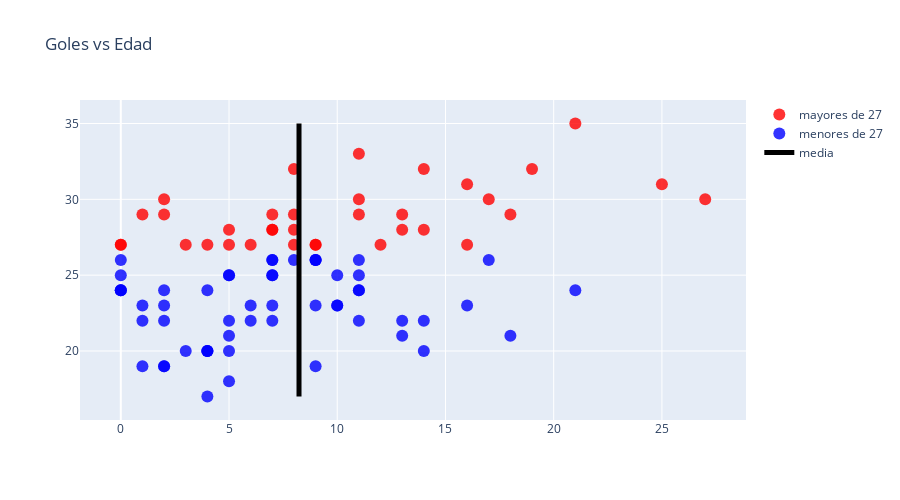

This figure's notebook cell:
### Code cell
fig = go.Figure()

fig.add_trace(go.Scatter(
    x=mas_27["goles"],
    y=mas_27["edad"],
    mode="markers",
    marker=dict(
    size=12,
    color = 'red',
    colorscale='thermal',
    opacity=.8),
    name="mayores de 27",
    text=mas_27["nombre"],
    textposition="top center"
))
fig.add_trace((go.Scatter(
    x=menos_27["goles"],
    y=menos_27["edad"],
    mode="markers",
    marker=dict(
    size=12,
    color = 'blue',
    colorscale='thermal',
    opacity=.8),
    name="menores de 27",
    text=menos_27["nombre"],
    textposition="top center")
))
fig.add_trace((go.Scatter(
    x=promedio_goles,
    y=df["edad"],
    mode="lines",
    line=dict(
    color = 'black',
    dash = "solid",
    width = 5
    ),
    name="media",
    text=["media"],
    textposition="top center")
))
fig.update_traces(textposition='top right')

fig.update_layout(
    height=500,
    title_text='Goles vs Edad')

fig.show()

### Figure 1 — Plotly figure (JSON) as saved in the notebook; plotly's stock layout.template omitted (floating-point values rounded to 4 significant figures)
{"data": [{"marker": {"color": "red", "colorscale": [[0, "rgb(3, 35, 51)"], [0.09091, "rgb(13, 48, 100)"], [0.1818, "rgb(53, 50, 155)"], [0.2727, "rgb(93, 62, 153)"], [0.3636, "rgb(126, 77, 143)"], [0.4545, "rgb(158, 89, 135)"], [0.5455, "rgb(193, 100, 121)"], [0.6364, "rgb(225, 113, 97)"], [0.7273, "rgb(246, 139, 69)"], [0.8182, "rgb(251, 173, 60)"], [0.9091, "rgb(246, 211, 70)"], [1, "rgb(231, 250, 90)"]], "opacity": 0.8, "size": 12}, "mode": "markers", "name": "mayores de 27", "text": ["neymar", "sadio-mane", "mohamed-salah", "lionel-messi", "antoine-griezmann", "eden-hazard", "roberto-firmino", "pierre-emerick-aubameyang", "robert-lewandowski", "riyad-mahrez", "wilfried-zaha", "hakim-ziyech", "florian-thauvin", "thorgan-hazard", "lucas-moura", "angel-di-maria", "gareth-bale", "marco-reus", "karim-benzema", "andrej-kramaric", "kevin-volland", "pablo-sarabia", "luis-suarez", "heung-min-son", "mauro-icardi", "cristiano-ronaldo", "sergio-aguero", "lorenzo-insigne", "alexandre-lacazette", "wissam-ben-yedder", "rodrigo", "ciro-immobile", "alvaro-morata", "duvan-zapata", "raul-jimenez"], "textposition": "top right", "type": "scatter", "x": [13, 14, 16, 19, 8, 1, 8, 17, 25, 7, 3, 6, 0, 5, 0, 8, 2, 11, 14, 7, 9, 4, 11, 9, 12, 21, 16, 5, 7, 18, 2, 27, 8, 11, 13], "y": [28, 28, 27, 32, 29, 29, 28, 30, 31, 29, 27, 27, 27, 27, 27, 32, 30, 30, 32, 28, 27, 27, 33, 27, 27, 35, 31, 28, 28, 29, 29, 30, 27, 29, 29]}, {"marker": {"color": "blue", "colorscale": [[0, "rgb(3, 35, 51)"], [0.09091, "rgb(13, 48, 100)"], [0.1818, "rgb(53, 50, 155)"], [0.2727, "rgb(93, 62, 153)"], [0.3636, "rgb(126, 77, 143)"], [0.4545, "rgb(158, 89, 135)"], [0.5455, "rgb(193, 100, 121)"], [0.6364, "rgb(225, 113, 97)"], [0.7273, "rgb(246, 139, 69)"], [0.8182, "rgb(251, 173, 60)"], [0.9091, "rgb(246, 211, 70)"], [1, "rgb(231, 250, 90)"]], "opacity": 0.8, "size": 12}, "mode": "markers", "name": "menores de 27", "text": ["kylian-mbappe", "raheem-sterling", "harry-kane", "jadon-sancho", "joao-felix", "bernardo-silva", "leroy-sane", "erling-haaland", "paulo-dybala", "serge-gnabry", "romelu-lukaku", "lautaro-martinez", "marcus-rashford", "timo-werner", "federico-chiesa", "anthony-martial", "memphis-depay", "tammy-abraham", "inaki-williams", "kingsley-coman", "moussa-dembele", "david-neres", "ansu-fati", "sebastien-haller", "maxi-gomez", "marco-asensio", "angel-correa", "luka-jovic", "arkadiusz-milik", "lucas-ocampos", "andrea-belotti", "marcel-sabitzer", "dejan-kulusevski", "callum-hudson-odoi", "malcom", "joaquin-correa", "leon-bailey", "mason-greenwood", "paco-alcacer", "victor-osimhen", "samu-chukwueze", "moussa-diaby", "gabriel-jesus", "ousmane-dembele", "christian-pulisic", "richarlison", "nicolas-pepe", "rodrygo", "ferran-torres", "vinicius-junior", "everton", "hirving-lozano", "milot-rashica", "steven-bergwijn", "federico-bernardeschi"], "textposition": "top right", "type": "scatter", "x": [18, 11, 11, 14, 4, 5, 0, 9, 7, 11, 17, 11, 14, 21, 6, 11, 9, 13, 0, 2, 16, 6, 4, 7, 9, 0, 5, 2, 9, 10, 9, 8, 5, 1, 1, 7, 5, 5, 7, 13, 3, 4, 10, 1, 5, 10, 4, 2, 4, 2, 0, 2, 7, 7, 0], "y": [21, 25, 26, 20, 20, 25, 24, 19, 26, 24, 26, 22, 22, 24, 22, 24, 26, 22, 25, 23, 23, 23, 17, 25, 23, 24, 25, 22, 26, 25, 26, 26, 20, 19, 23, 25, 22, 18, 26, 21, 20, 20, 23, 22, 21, 23, 24, 19, 20, 19, 24, 24, 23, 22, 26]}, {"line": {"color": "black", "dash": "solid", "width": 5}, "mode": "lines", "name": "media", "text": ["media"], "textposition": "top right", "type": "scatter", "x": [8.233, 8.233, 8.233, 8.233, 8.233, 8.233, 8.233, 8.233, 8.233, 8.233, 8.233, 8.233, 8.233, 8.233, 8.233, 8.233, 8.233, 8.233, 8.233, 8.233, 8.233, 8.233, 8.233, 8.233, 8.233, 8.233, 8.233, 8.233, 8.233, 8.233, 8.233, 8.233, 8.233, 8.233, 8.233, 8.233, 8.233, 8.233, 8.233, 8.233, 8.233, 8.233, 8.233, 8.233, 8.233, 8.233, 8.233, 8.233, 8.233, 8.233, 8.233, 8.233, 8.233, 8.233, 8.233, 8.233, 8.233, 8.233, 8.233, 8.233, 8.233, 8.233, 8.233, 8.233, 8.233, 8.233, 8.233, 8.233, 8.233, 8.233, 8.233, 8.233, 8.233, 8.233, 8.233, 8.233, 8.233, 8.233, 8.233, 8.233, 8.233, 8.233, 8.233, 8.233, 8.233, 8.233, 8.233, 8.233, 8.233, 8.233], "y": [21, 25, 28, 28, 27, 26, 20, 32, 29, 20, 25, 24, 29, 19, 26, 24, 28, 26, 22, 22, 24, 30, 31, 22, 24, 29, 26, 27, 22, 25, 23, 23, 27, 23, 17, 25, 23, 24, 25, 22, 26, 25, 27, 26, 26, 27, 27, 32, 30, 30, 32, 20, 19, 23, 25, 28, 22, 18, 26, 27, 27, 33, 21, 20, 20, 27, 27, 35, 23, 22, 21, 23, 24, 31, 28, 28, 19, 20, 19, 29, 29, 30, 27, 24, 24, 23, 22, 29, 29, 26]}], "layout": {"height": 500, "title": {"text": "Goles vs Edad"}}}
